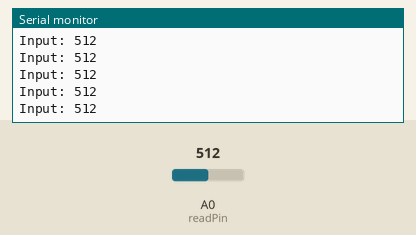
This sketch was run on a simulated Arduino Uno, built with avr-gcc and run on an emulated ATmega328P. On the bench: the last lines printed to the serial monitor. The test bench sets the inputs (shaded band); at power-on: A0 (readPin) = 512.

Above: at 1.2 s.
1.3 s: A0 (readPin) set to 716
At 1.33 s:
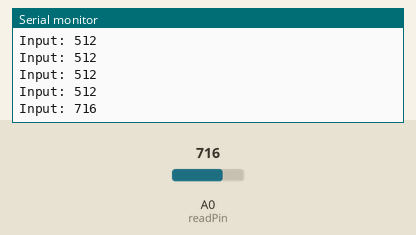
2.8 s: A0 (readPin) set to 511
At 2.84 s:
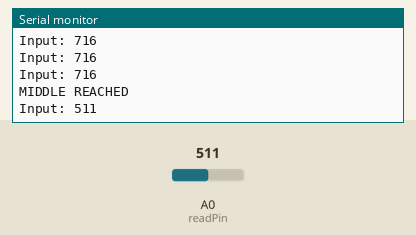
Timing chart, 0 to 5.8 s (numbered marks = the images above; inputs shaded):
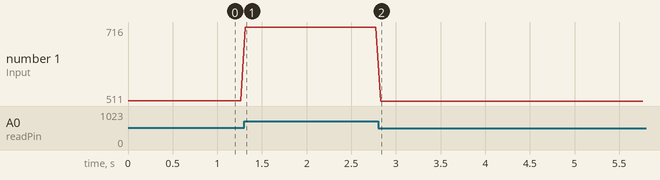

Measured:
- after the input at 1.3 s, the serial monitor: prints a new line at once (image 1)
- after the input at 2.8 s, the serial monitor: prints a new line at once (image 2)
- plotted number 1: 512 → 716 after the input at 1.3 s, 716 → 511 after the input at 2.8 s

The sketch:

Potentiometer.ino
```cpp
const int readPin = A0;

void setup() {
  pinMode(readPin, INPUT);
  Serial.begin(115200);

  Serial.println("Serial monitor active.");
}

void loop() {
  int readValue = analogRead(readPin);

  if(   readValue == 511){Serial.println("MIDDLE REACHED");}
  Serial.print("Input: ");
  Serial.println(analogRead(readPin));
  delay(50);
}
```
